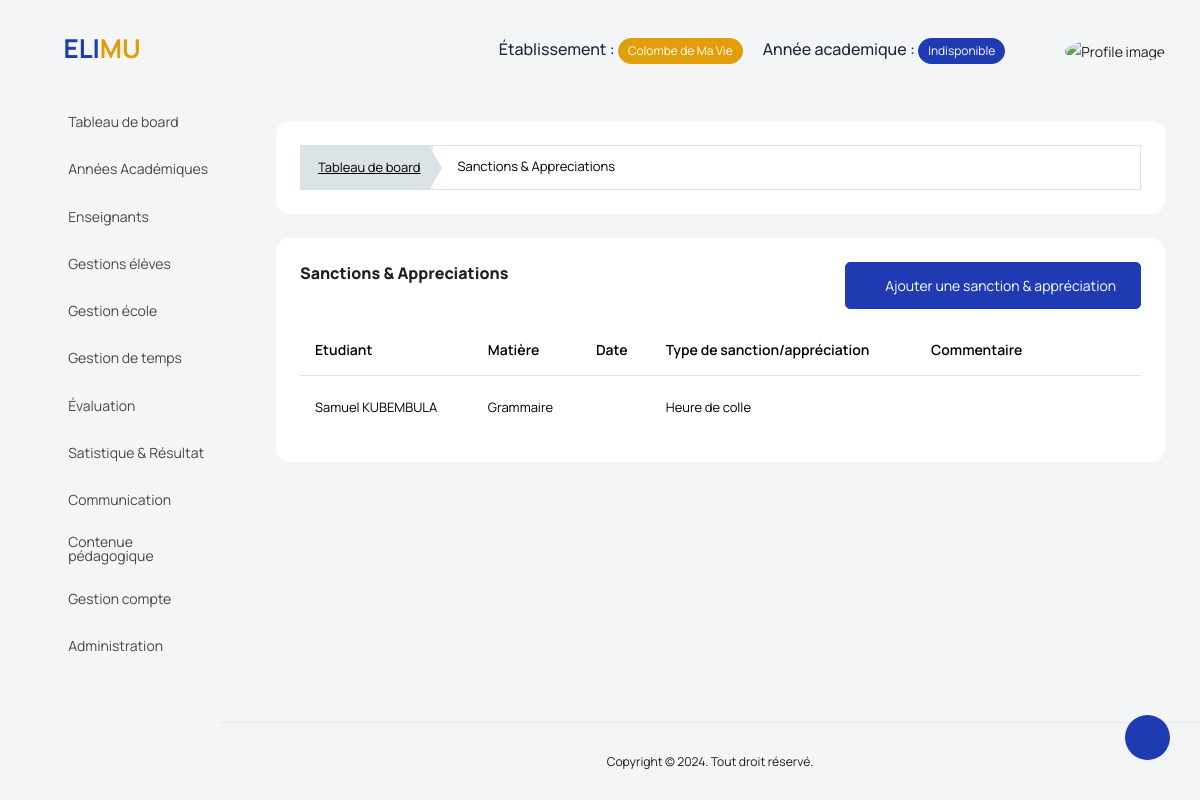
/gestion_ecole/sanctions-&-appreciations/ (signed in), run on an earlier commit of the app's database.
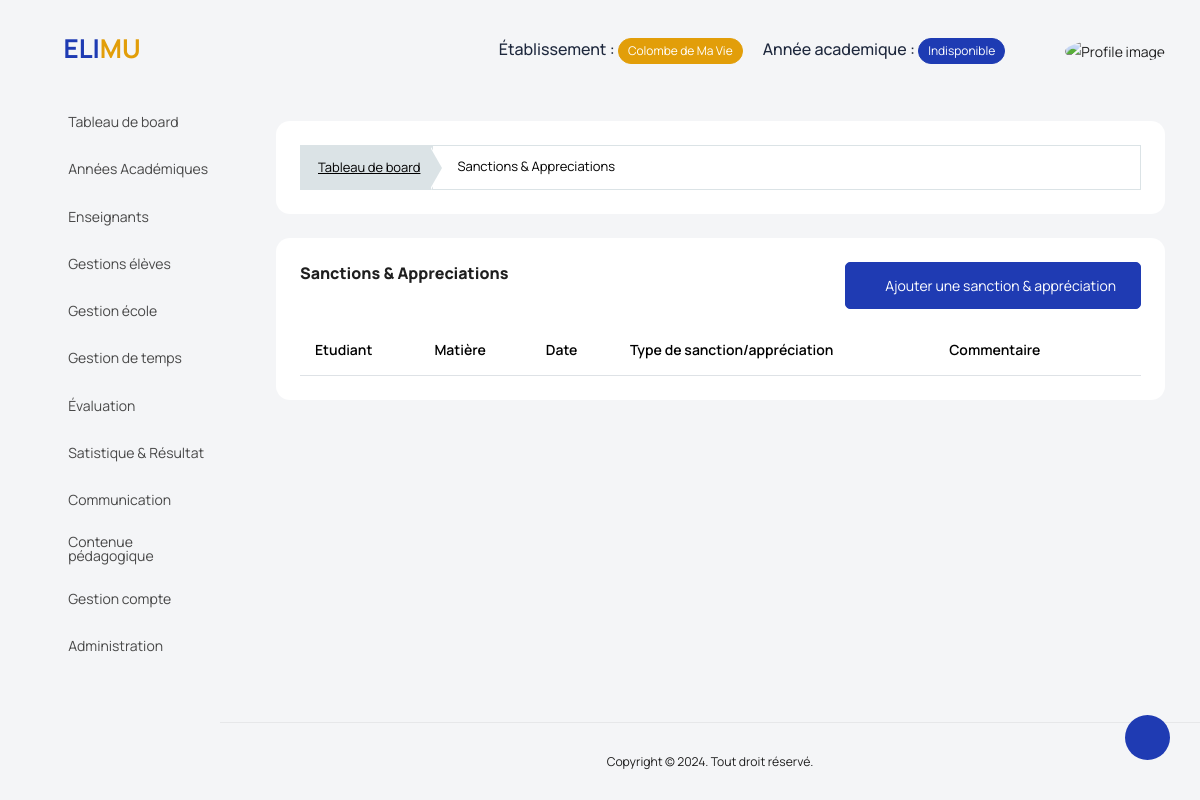
And on a later commit of the database.
### backend/models/gestion_ecole.py (models this page shows, shortened)
class SanctionAppreciation(models.Model):
    comment = models.TextField(blank=True)
    type = models.ForeignKey(SanctionAppreciationType, on_delete=models.SET_NULL, blank=True, null=True)
    subject = models.ForeignKey(Subject, on_delete=models.SET_NULL, blank=True, null=True)
    student = models.ForeignKey(Student, on_delete=models.CASCADE, null=True)
    classroom = models.ForeignKey(ClassRoom, on_delete=models.CASCADE, null=True)
    academic_year = models.ForeignKey(AcademicYear, on_delete=models.CASCADE, null=True)
    created_at = models.DateTimeField(auto_now_add=True)
    updated_at = models.DateTimeField(auto_now=True)

class Student(models.Model):
    registration_number = ShortUUID4Field()
    lastname = models.CharField(max_length=50, null=True, blank=True)
    firstname = models.CharField(max_length=50, null=True, blank=True)
    address = models.CharField(max_length=50, null=True, blank=True)
    tel = models.CharField(max_length=20, blank=True)
    city = models.CharField(max_length=17, choices=cities, blank=True)
    sex = models.CharField(max_length=10, choices=sexes, blank=True)
    email = models.CharField(max_length=120, unique=True, blank=True, null=True)
    bithday = models.DateField(null=True, blank=True)
    nationality = models.CharField(max_length=20, blank=True)
    blood_type = models.CharField(max_length=5, blank=True, null=True, choices=type_blood)
    birthday_place = models.CharField(max_length=100, blank=True, null=True)
    allergy = models.CharField(max_length=255, blank=True, null=True)
    picture = models.ImageField(upload_to="student_images", blank=True, null=True)
    parent = models.ForeignKey(Parent, on_delete=models.CASCADE, blank=True, null=True)
    status = models.BooleanField(default=False)
    is_valid = models.BooleanField(default=False)
    created_at = models.DateTimeField(auto_now_add=True, null=True)
    updated_at = models.DateTimeField(auto_now=True, null=True)
    def fullname(self):
        return f"{self.firstname} {self.lastname}"

class Subject(models.Model):
    label = models.CharField(max_length=50)
    teacher_in_charge = models.ForeignKey(Teacher, on_delete=models.SET_NULL, null=True, blank=True)
    level = models.ForeignKey(Level, on_delete=models.CASCADE)
    type = models.CharField(max_length=12, choices=types)
    subject_group = models.ForeignKey(GroupSubject, on_delete=models.SET_NULL, null=True, blank=True)
    possible_evaluation = models.BooleanField(default=True)
    possible_averaging = models.BooleanField(default=True)
    coefficient = models.IntegerField(default=1)
    created_at = models.DateTimeField(auto_now_add=True)
    updated_at = models.DateTimeField(auto_now=True)

class SanctionAppreciationType(models.Model):
    title = models.CharField(max_length=50)
    school = models.ForeignKey(Etablishment, on_delete=models.CASCADE)
    description = models.TextField(blank=True)
    created_at = models.DateTimeField(auto_now_add=True)
    updated_at = models.DateTimeField(auto_now=True)

### manager_dashboard/views/gestion_universite_view.py (the view, shortened to what this page needs)
class SanctionAppreciationView(View):
    template = "manager_dashboard/gestion_ecole/sanctions.html"
    def dispatch(self,request, *args, **kwargs):
        if not request.user.is_authenticated:
            return redirect('manager_dashboard:login')
        if request.user.is_manager or request.user.is_admin_school:
            return super().dispatch(request, *args, **kwargs)
        return redirect('manager_dashboard:logout')
    def get(self, request, *args, **kwargs):
        sanctions = SanctionAppreciation.objects.filter(academic_year__school=request.user.school, academic_year__status=True)
        context = {'sanctions':sanctions}
        return render(request, template_name=self.template, context=context)

### manager_dashboard/templates/manager_dashboard/gestion_ecole/sanctions.html (shortened to what this page needs)
{% extends '../base.html' %}
{% load static %}
{% block content %}
<div class="col-md-12 grid-margin stretch-card">
      <div class="card">
        <div class="card-body">
          <div class="template-demo">
            <nav aria-label="breadcrumb">
              <ol class="breadcrumb breadcrumb-custom">
                <li class="breadcrumb-item">
                  <a href='{% url "manager_dashboard:index" %}'>Tableau de board</a>
                </li>
                <li class="breadcrumb-item active" aria-current="page">
                  <span>Sanctions & Appreciations</span>
                </li>
              </ol>
            </nav>
          </div>
        </div>
      </div>
    </div>
  <div class="card">
    <div class="card-body">
      <div class="d-sm-flex justify-content-between align-items-start">
        <div>
          <h4 class="card-title card-title-dash">Sanctions & Appreciations</h4>
        </div>
        <div>
          <a
            href='{% url "manager_dashboard:add_sanction" %}'
            class="btn btn-primary text-white mb-0 me-0"
            ><i class=" mdi mdi-plus-box "></i> Ajouter une sanction & appréciation</a
          >
        </div>
      </div>
      <div class="row mt-3">
        <div class="col-12">
          <div class="table-responsive">
            <table id="order-listing" class="table">
                <thead>
                    <tr>
                        <th scope="col">Etudiant</th>
                        <th scope="col">Matière</th>
                        <th scope="col">Date</th>
                        <th scope="col">Type de sanction/appréciation</th>
                        <th scope="col">Commentaire</th>
                        <th scope="col"></th>
                    </tr>
                </thead>
                <tbody id="elementList">
                    {% for sanction in sanctions %}
                        <tr data-id="{{sanction.id}}">
                            <td>{{ sanction.student.fullname }}</td>
                            <td>{{sanction.subject.label }}</td>
                            <td>{{ sanction.sanction_date }}</td>
                            <td>{{ sanction.type.title }}</td>
                            <td>{{ sanction.comment }}</td>
                            <td>
                                <a href="{% url 'manager_dashboard:edit_sanction' sanction.id %}" class="p-2">
                                    <i class="fa fa-edit h4 text-dark"></i></a>
                                <a href="#" onclick="delete_function({{sanction.id}})">
                                    <i class="fa fa-trash-o h4 text-danger"></i></a>
                            </td>
                        </tr>
                    {% endfor %}
                </tbody>
            </table>
          </div>
        </div>
      </div>
    </div>
  </div>
{% endblock content %}

What changed in the data, as far as the page shows it:
removed SanctionAppreciation: student.fullname "Samuel KUBEMBULA", subject.label "Grammaire", type "Heure de colle"
